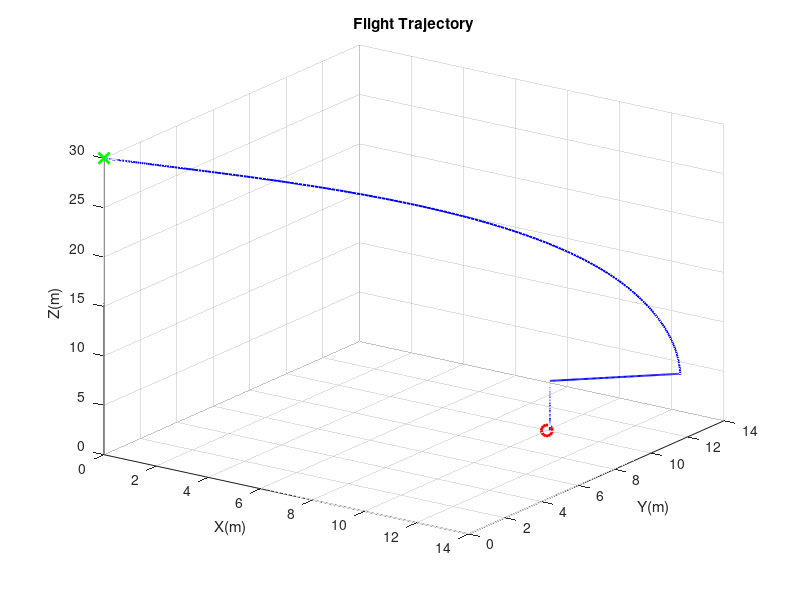
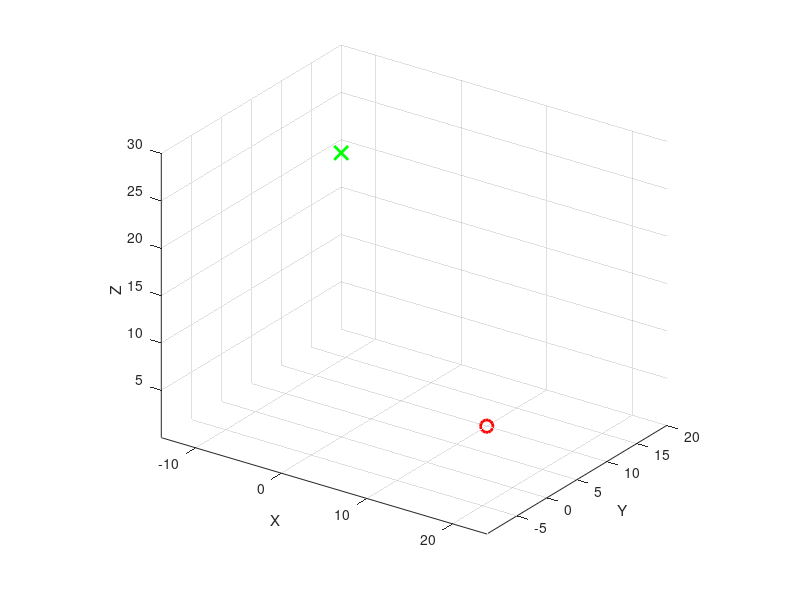

The MATLAB source for these figures, in order: (Note: this script raises an error after producing the figures.)
clear all
close all
clc

% Parameters
g = 9.81;
dt = 0.01;
tEnd = 20;
pos0 = [0; 0; 30];
target = [10; 10; 0];

z_hold = 5;
d_gate = 0.1;
closeTol = 0.05;

alpha = 0.2;

gains = [2.5 0.1 1.2;
         2.5 0.1 1.2;
         1.5 0.1 1];

thrustMaxXY = 12;
thrustMaxZ = 15;
intLimZ = 5;

% Pre-allocations
N = round(tEnd/dt)+1;
t = (0:N-1) * dt;
pos = zeros(3, N);
pos(:,1) = pos0;
vel = zeros(3, N);
intErr = zeros(3, 1);
errPrev = zeros(3, 1);
onGround = false;
kLast = N;

d_xy0 = norm(target(1:2)-pos0(1:2));
z_cmd = pos0(3);
state = 1; % 1:glide, 2:hold, 3:drop

flightTime = NaN;
% PID Loop
for k = 2:N
    d_xy = norm(target(1:2)-pos(1:2,k-1));

    switch state
        case 1
            z_ref = max(z_hold, pos0(3)*(d_xy/d_xy0));
            if pos(3, k-1) <= z_hold + 0.05
                state = 2;
                intErr(3) = 0;
                vel(3, k-1) = 0;
            end
        case 2
            z_ref = z_hold;
            if d_xy < d_gate
                state = 3;
                intErr(3) = 0;
                vel(1:2, k-1) = 0;
            end
        case 3
            z_ref = 0;
    end
    z_cmd = alpha * z_ref + (1-alpha) * z_cmd;

    err_xy = target(1:2) - pos(1:2, k-1);
    if state == 3
        err_xy = [0; 0];
    end
    err = [err_xy; z_cmd-pos(3, k-1)];

    intErr = intErr + err * dt;
    intErr(3) = max(min(intErr(3), intLimZ), -intLimZ);
    dErr = (err - errPrev)/dt;
    aNet = gains(:,1).*err + gains(:,2).*intErr + gains(:,3).*dErr;
    
    if state == 3
        aNet(1:2) = 0;
    end

    thrust = aNet + [0; 0; -g];
    thrust(1:2) = max(min(thrust(1:2), thrustMaxXY), -thrustMaxXY);
    thrust(3) = max(0, min(thrust(3), thrustMaxZ));

    a = thrust + [0; 0; -g];
    vel(:,k) = vel(:, k-1) + a*dt;
    pos(:,k) = pos(:, k-1) + vel(:,k) * dt;

    if state == 2 && pos(3,k)<z_hold
        pos(3,k) = z_hold;
        if vel(3,k) < 0
            vel(3,k) = 0;
        end
    end

    if pos(3,k) <= 0
        pos(3,k) = 0;
        if ~onGround
            vel(3,k) = 0;
            onGround = true;
        end
    end

    errPrev = err;
    lateralErr = norm(pos(1:2,k) - target(1:2));
    if (pos(3,k) <= 0) && (lateralErr < d_gate)
        kLast = k;
        flightTime = t(k);
        break
    end
end

if isnan(flightTime)
    flightTime = t(kLast);
end
fprintf('Time to reach target: %.2f s\n', flightTime);

% Plot
figure('Name', 'PID-Control Flight');
plot3(pos(1,1:kLast), pos(2,1:kLast), pos(3,1:kLast), 'b', 'LineWidth', 1.4);
hold on;
grid on;
plot3(pos0(1), pos0(2), pos0(3), 'gx', 'MarkerSize', 8, 'LineWidth', 2);
plot3(target(1), target(2), target(3), 'ro', 'MarkerSize', 8, 'LineWidth', 2);
xlabel('X(m)');
ylabel('Y(m)');
zlabel('Z(m)');
title('Flight Trajectory');
view(35, 25);

figure('Name', '3-D Live Animation');
axis equal;
grid on;
hold on;
xlabel X;
ylabel Y;
zlabel Z;
view(35, 25);
plot3(pos0(1), pos0(2), pos0(3), 'gx', 'MarkerSize', 10, 'LineWidth', 2);
plot3(target(1), target(2), target(3), 'ro', 'MarkerSize', 9, 'LineWidth', 2);
h = animatedline('LineWidth', 1.4);
for k = 1:kLast
    addpoints(h, pos(1,k), pos(2,k), pos(3,k));
    drawnow;
    pause(dt)
end